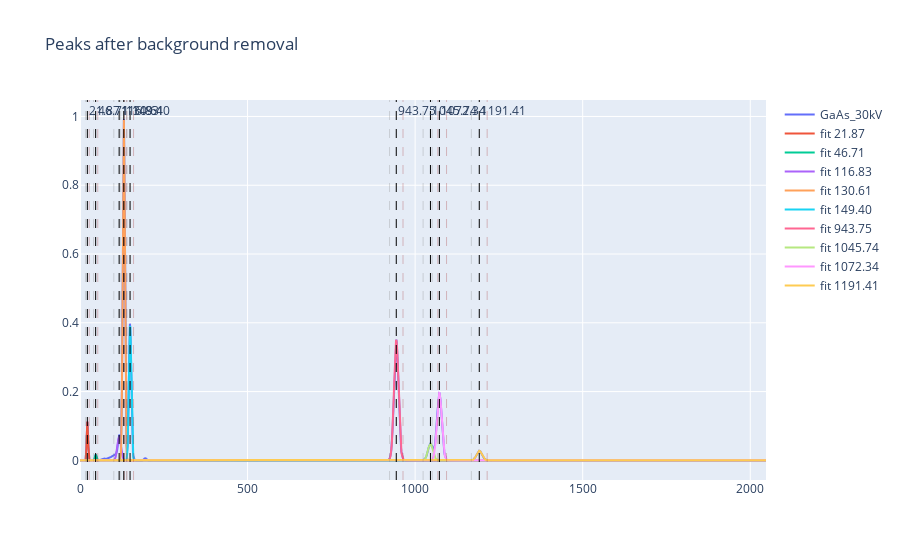

Notebook source saved alongside this figure:
### Code cell
fig = go.Figure()
fig.update_layout(title="Peaks after background removal")
fig.add_trace(go.Scatter(x=channels, y=data_wo_bg, mode="lines", name=name))
for i in range(len(fit_peaks)):
    fig.add_vline(x=fit_peaks[i], line_width=1, line_dash="dash", line_color="black", annotation_text=f"{np.round(fit_peaks[i], decimals=2):.2f}")
    fig.add_vline(x=fit_peaks[i]-fit_std[i]*3, line_width=0.3, line_dash="dash", line_color="grey")
    fig.add_vline(x=fit_peaks[i]+fit_std[i]*3, line_width=0.3, line_dash="dash", line_color="brown")

    # add gaussian fit of each peak
    fig.add_trace(go.Scatter(x=channels, y=gaussian(channels, fit_amp[i], fit_peaks[i], fit_std[i]), mode="lines", name=f"fit {fit_peaks[i]:.2f}"))
fig

### Figure 1 — Plotly figure (JSON) as saved in the notebook; plotly's stock layout.template omitted (floating-point values rounded to 4 significant figures; data arrays with more than 128 entries replaced by an {"elided": "..."} marker saying what was removed)
{"data": [{"mode": "lines", "name": "GaAs_30kV", "type": "scatter", "x": {"elided": "2048 int values"}, "y": {"elided": "2048 float values"}}, {"mode": "lines", "name": "fit 21.87", "type": "scatter", "x": {"elided": "2048 int values"}, "y": {"elided": "2048 float values"}}, {"mode": "lines", "name": "fit 46.71", "type": "scatter", "x": {"elided": "2048 int values"}, "y": {"elided": "2048 float values"}}, {"mode": "lines", "name": "fit 116.83", "type": "scatter", "x": {"elided": "2048 int values"}, "y": {"elided": "2048 float values"}}, {"mode": "lines", "name": "fit 130.61", "type": "scatter", "x": {"elided": "2048 int values"}, "y": {"elided": "2048 float values"}}, {"mode": "lines", "name": "fit 149.40", "type": "scatter", "x": {"elided": "2048 int values"}, "y": {"elided": "2048 float values"}}, {"mode": "lines", "name": "fit 943.75", "type": "scatter", "x": {"elided": "2048 int values"}, "y": {"elided": "2048 float values"}}, {"mode": "lines", "name": "fit 1045.74", "type": "scatter", "x": {"elided": "2048 int values"}, "y": {"elided": "2048 float values"}}, {"mode": "lines", "name": "fit 1072.34", "type": "scatter", "x": {"elided": "2048 int values"}, "y": {"elided": "2048 float values"}}, {"mode": "lines", "name": "fit 1191.41", "type": "scatter", "x": {"elided": "2048 int values"}, "y": {"elided": "2048 float values"}}], "layout": {"annotations": [{"showarrow": false, "text": "21.87", "x": 21.87, "xanchor": "left", "xref": "x", "y": 1, "yanchor": "top", "yref": "y domain"}, {"showarrow": false, "text": "46.71", "x": 46.71, "xanchor": "left", "xref": "x", "y": 1, "yanchor": "top", "yref": "y domain"}, {"showarrow": false, "text": "116.83", "x": 116.8, "xanchor": "left", "xref": "x", "y": 1, "yanchor": "top", "yref": "y domain"}, {"showarrow": false, "text": "130.61", "x": 130.6, "xanchor": "left", "xref": "x", "y": 1, "yanchor": "top", "yref": "y domain"}, {"showarrow": false, "text": "149.40", "x": 149.4, "xanchor": "left", "xref": "x", "y": 1, "yanchor": "top", "yref": "y domain"}, {"showarrow": false, "text": "943.75", "x": 943.7, "xanchor": "left", "xref": "x", "y": 1, "yanchor": "top", "yref": "y domain"}, {"showarrow": false, "text": "1045.74", "x": 1046.0, "xanchor": "left", "xref": "x", "y": 1, "yanchor": "top", "yref": "y domain"}, {"showarrow": false, "text": "1072.34", "x": 1072.0, "xanchor": "left", "xref": "x", "y": 1, "yanchor": "top", "yref": "y domain"}, {"showarrow": false, "text": "1191.41", "x": 1191.0, "xanchor": "left", "xref": "x", "y": 1, "yanchor": "top", "yref": "y domain"}], "shapes": [{"line": {"color": "black", "dash": "dash", "width": 1}, "type": "line", "x0": 21.87, "x1": 21.87, "xref": "x", "y0": 0, "y1": 1, "yref": "y domain"}, {"line": {"color": "grey", "dash": "dash", "width": 0.3}, "type": "line", "x0": 16.3, "x1": 16.3, "xref": "x", "y0": 0, "y1": 1, "yref": "y domain"}, {"line": {"color": "brown", "dash": "dash", "width": 0.3}, "type": "line", "x0": 27.44, "x1": 27.44, "xref": "x", "y0": 0, "y1": 1, "yref": "y domain"}, {"line": {"color": "black", "dash": "dash", "width": 1}, "type": "line", "x0": 46.71, "x1": 46.71, "xref": "x", "y0": 0, "y1": 1, "yref": "y domain"}, {"line": {"color": "grey", "dash": "dash", "width": 0.3}, "type": "line", "x0": 40.43, "x1": 40.43, "xref": "x", "y0": 0, "y1": 1, "yref": "y domain"}, {"line": {"color": "brown", "dash": "dash", "width": 0.3}, "type": "line", "x0": 52.98, "x1": 52.98, "xref": "x", "y0": 0, "y1": 1, "yref": "y domain"}, {"line": {"color": "black", "dash": "dash", "width": 1}, "type": "line", "x0": 116.8, "x1": 116.8, "xref": "x", "y0": 0, "y1": 1, "yref": "y domain"}, {"line": {"color": "grey", "dash": "dash", "width": 0.3}, "type": "line", "x0": 100.8, "x1": 100.8, "xref": "x", "y0": 0, "y1": 1, "yref": "y domain"}, {"line": {"color": "brown", "dash": "dash", "width": 0.3}, "type": "line", "x0": 132.8, "x1": 132.8, "xref": "x", "y0": 0, "y1": 1, "yref": "y domain"}, {"line": {"color": "black", "dash": "dash", "width": 1}, "type": "line", "x0": 130.6, "x1": 130.6, "xref": "x", "y0": 0, "y1": 1, "yref": "y domain"}, {"line": {"color": "grey", "dash": "dash", "width": 0.3}, "type": "line", "x0": 121.4, "x1": 121.4, "xref": "x", "y0": 0, "y1": 1, "yref": "y domain"}, {"line": {"color": "brown", "dash": "dash", "width": 0.3}, "type": "line", "x0": 139.8, "x1": 139.8, "xref": "x", "y0": 0, "y1": 1, "yref": "y domain"}, {"line": {"color": "black", "dash": "dash", "width": 1}, "type": "line", "x0": 149.4, "x1": 149.4, "xref": "x", "y0": 0, "y1": 1, "yref": "y domain"}, {"line": {"color": "grey", "dash": "dash", "width": 0.3}, "type": "line", "x0": 139.0, "x1": 139.0, "xref": "x", "y0": 0, "y1": 1, "yref": "y domain"}, {"line": {"color": "brown", "dash": "dash", "width": 0.3}, "type": "line", "x0": 159.8, "x1": 159.8, "xref": "x", "y0": 0, "y1": 1, "yref": "y domain"}, {"line": {"color": "black", "dash": "dash", "width": 1}, "type": "line", "x0": 943.7, "x1": 943.7, "xref": "x", "y0": 0, "y1": 1, "yref": "y domain"}, {"line": {"color": "grey", "dash": "dash", "width": 0.3}, "type": "line", "x0": 923.7, "x1": 923.7, "xref": "x", "y0": 0, "y1": 1, "yref": "y domain"}, {"line": {"color": "brown", "dash": "dash", "width": 0.3}, "type": "line", "x0": 963.8, "x1": 963.8, "xref": "x", "y0": 0, "y1": 1, "yref": "y domain"}, {"line": {"color": "black", "dash": "dash", "width": 1}, "type": "line", "x0": 1046.0, "x1": 1046.0, "xref": "x", "y0": 0, "y1": 1, "yref": "y domain"}, {"line": {"color": "grey", "dash": "dash", "width": 0.3}, "type": "line", "x0": 1024.0, "x1": 1024.0, "xref": "x", "y0": 0, "y1": 1, "yref": "y domain"}, {"line": {"color": "brown", "dash": "dash", "width": 0.3}, "type": "line", "x0": 1068.0, "x1": 1068.0, "xref": "x", "y0": 0, "y1": 1, "yref": "y domain"}, {"line": {"color": "black", "dash": "dash", "width": 1}, "type": "line", "x0": 1072.0, "x1": 1072.0, "xref": "x", "y0": 0, "y1": 1, "yref": "y domain"}, {"line": {"color": "grey", "dash": "dash", "width": 0.3}, "type": "line", "x0": 1051.0, "x1": 1051.0, "xref": "x", "y0": 0, "y1": 1, "yref": "y domain"}, {"line": {"color": "brown", "dash": "dash", "width": 0.3}, "type": "line", "x0": 1094.0, "x1": 1094.0, "xref": "x", "y0": 0, "y1": 1, "yref": "y domain"}, {"line": {"color": "black", "dash": "dash", "width": 1}, "type": "line", "x0": 1191.0, "x1": 1191.0, "xref": "x", "y0": 0, "y1": 1, "yref": "y domain"}, {"line": {"color": "grey", "dash": "dash", "width": 0.3}, "type": "line", "x0": 1168.0, "x1": 1168.0, "xref": "x", "y0": 0, "y1": 1, "yref": "y domain"}, {"line": {"color": "brown", "dash": "dash", "width": 0.3}, "type": "line", "x0": 1215.0, "x1": 1215.0, "xref": "x", "y0": 0, "y1": 1, "yref": "y domain"}], "title": {"text": "Peaks after background removal"}}}
